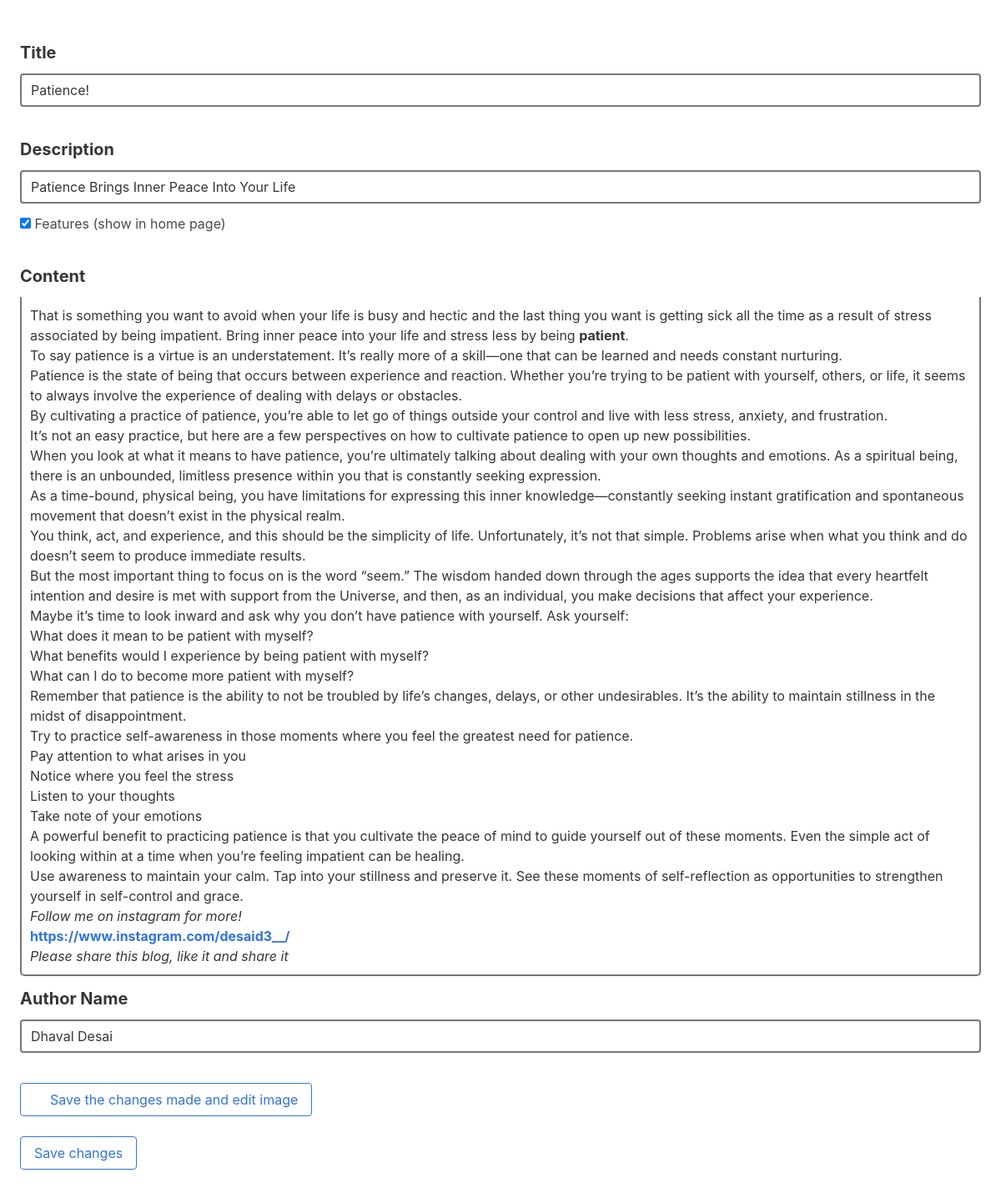
/edit_article/1 (signed in), run on the app's committed database.
### blog/models.py (models this page shows, shortened)
class Blog_db(models.Model):
    img_link = models.CharField(max_length=250, blank=True, null=True)
    img = models.ImageField(
        upload_to='images/', default=None, blank=True, null=True)
    featured = models.BooleanField(default=False, blank=True)
    title = models.CharField(max_length=350, null=False)
    subtitle = models.CharField(max_length=250, null=False)
    content = models.TextField(null=False)
    created_on = models.DateField(auto_now_add=True)
    author = models.CharField(max_length=150, null=False)
    catagory = models.CharField(max_length=550, null=False)
    read_time = models.IntegerField(default=None, blank=True, null=True)

### blog/views.py (the view, shortened to what this page needs)
# urls.py: path('edit_article/<int:id>', edit_stories_poems),
def edit_stories_poems(request, id):
    if authentication(request):
        article = Blog_db.objects.get(id=id)
        return render(request, 'stories_and_blog_create.html', {'article': article, "catagory": article.catagory, 'type': 'Save changes'})
    else:
        return redirect('/admin_handle')

### blog/views.py (called while the page is built)
def authentication(request):
    if 'authentication' in request.session:
        if request.session['authentication'] == True:
            return True
        else:
            return False

### templates/stories_and_blog_create.html (shortened to what this page needs)
<!DOCTYPE html>
<html lang="en">
  <head>
    <link rel="stylesheet" href="/static/icons/css/all.css" />
    <link
      rel="stylesheet"
      href="/static/css/bulma.min.css?v={random nyumber/string}"
    />
    <link href="/static/quil/main.css" rel="stylesheet" />
  </head>
  <body>
    <div class="section">
      <form onsubmit="event.preventDefault(); form_handle(this)" method="POST">
        <div class="field">
          <label class="label is-medium">Title</label>
          <div class="control">
            <input
              name="title"
              class="input"
              type="text"
              placeholder="main blog title * "
              style="border: 2px solid rgba(0, 0, 0, 0.534);"
              value="{{article.title}}"
            />
          </div>
        </div>
        <br />
        <div class="field">
          <label class="label is-medium">Description </label>
          <div class="control">
            <input
              name="description"
              type="text"
              class="input"
              placeholder="a short description (not more than 30 words)*"
              maxlength="240"
              style="border: 2px solid rgba(0, 0, 0, 0.534);"
              value="{{article.subtitle}}"
            />
          </div>
        </div>
        <div class="field">
          <label class="checkbox">
            {% if article.featured %}
            <input type="checkbox" class="checkbox" name="featured" checked />
            {% else %}
            <input type="checkbox" class="checkbox" name="featured" />
            {% endif %}
            <span class="has-size-3"
              >Features
              <span class="less-opacity">(show in home page)</span></span
            >
          </label>
        </div>
        <br />
        <div class="field">
          <label class="label is-medium">Content</label>
          <div class="control">
            <div
              class="has-text-dark"
              id="editor"
              style="
                border: 2px solid rgba(0, 0, 0, 0.534);
                font-size: 1rem;
                border-radius: 0 0 5px 5px;
                border-top: none;
                padding: 10px;
              "
            >
              {{article.content|safe}}
            </div>
          </div>
        </div>
        <div class="field">
          <label class="label is-medium">Author Name</label>
          <div class="control">
            <input
              value="{{article.author}}"
              name="author"
              class="input"
              type="text"
              placeholder="main blog title * "
              style="border: 2px solid rgba(0, 0, 0, 0.534);"
            />
          </div>
        </div>
        <br />
        <div class="field">
          {% if type == 'Save changes' %}
          <button
            class="button is-link is-outlined"
            onclick="document.querySelector('.img_redirect').value = 'true'"
          >
            <span class="icon"><i class="fas fa-image"></i></span
            ><span>Save the changes made and edit image</span>
          </button>
          <br />
          <br />
          {% endif %}
          <button class="button is-link is-outlined">{{type}}</button>
        </div>
      </form>
    </div>
  </body>
</html>

### templates/stories_and_blog_create.html (style rules this page uses)
button { transition: 0.2s; }

### data on the page
Blog_db: title "Patience!", description "Patience Brings Inner Peace Into Your Life", content "That is something you want to avoid when your life is busy and hectic and the last thing you want is getting sick all the time as a result of stress associated by being impatient. Bring inner peace into your life and stress less by being patient . To say patience is a virtue is an understatement. It’s really more of a skill—one that can be learned and needs constant nurturing. Patience is the state of being that occurs between experience and reaction. Whether you’re trying to be patient with yourself, others, or life, it seems to always involve the experience of dealing with delays or obstacles. By cultivating a practice of patience, you’re able to let go of things outside your control and…", author "Dhaval Desai"

### other printed values
{{ type }} "Save changes"
